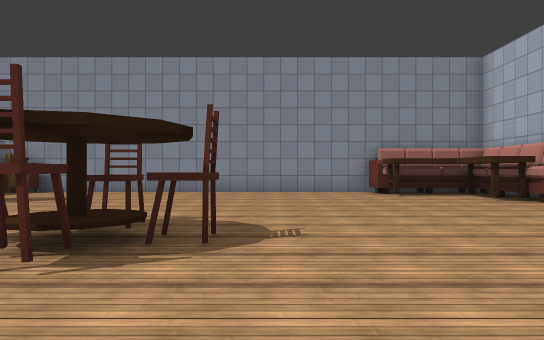
[1] (above)

24 first-person views from a walk through a Unity game level. The camera is 1.3 m above the floor, looks level and sees 70° across. The floor is counted in squares, 2 m on a side. Each view is taken from the middle of a square. On the plan, view 1 faces up. The plan holds only what a view shows up to about 11 squares ahead; the rest is blank. The place goes on beyond the plan. The player is left out. Some animated figures are left out. Some surface patterns are stand-ins.

[2]
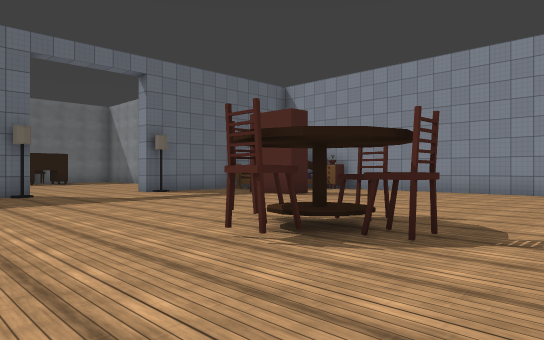

[3]
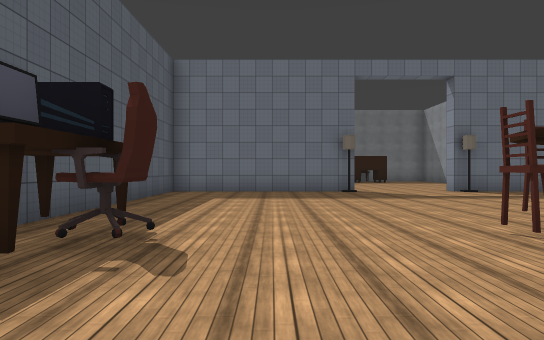

[4]
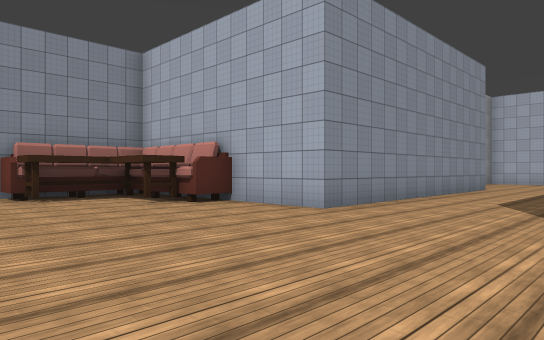

[5]
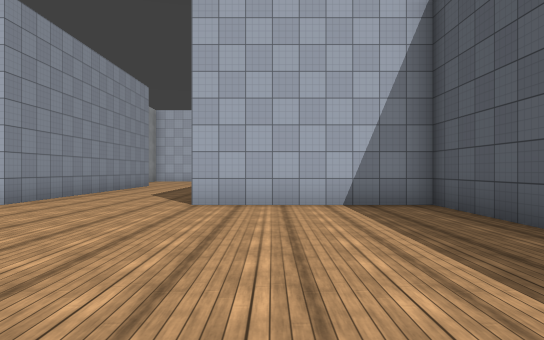

[6]
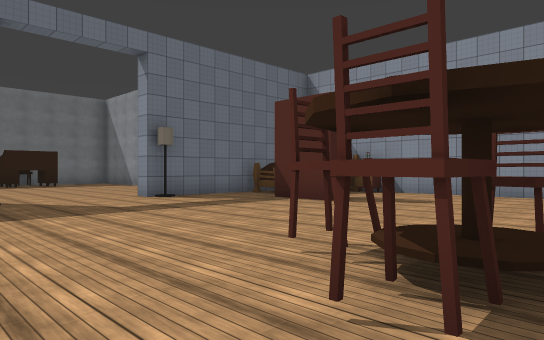

[7]
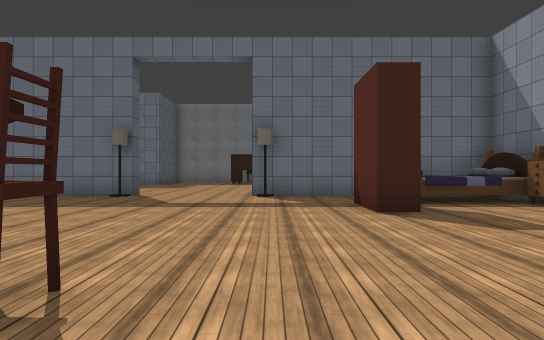

[8]
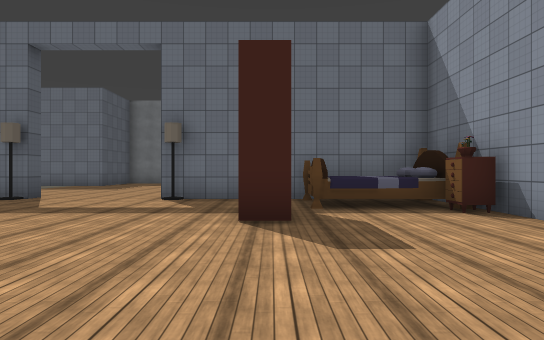

[9]
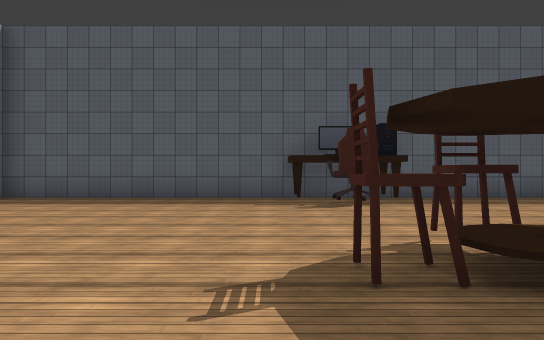

[10]
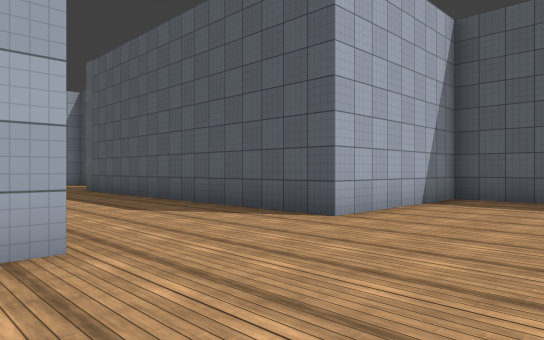

[11]
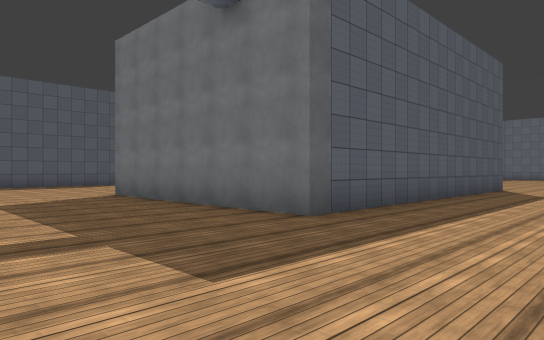

[12]
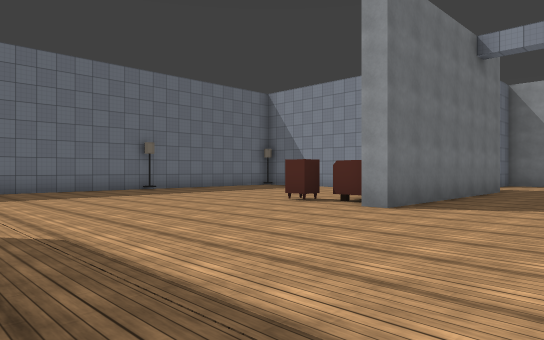

[13]
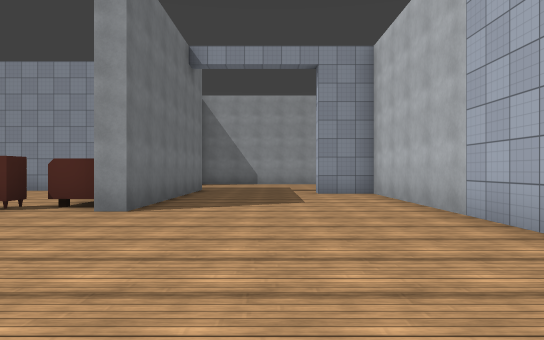

[14]
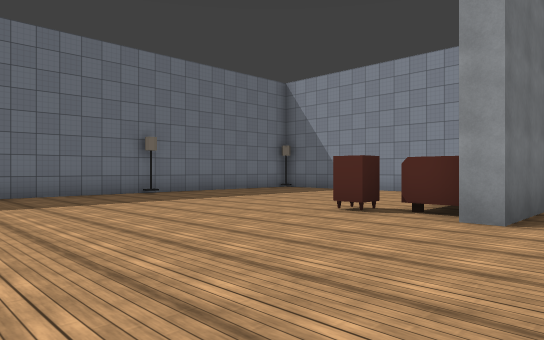

[15]
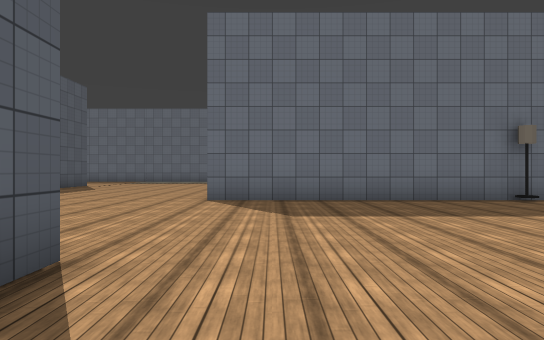

[16]
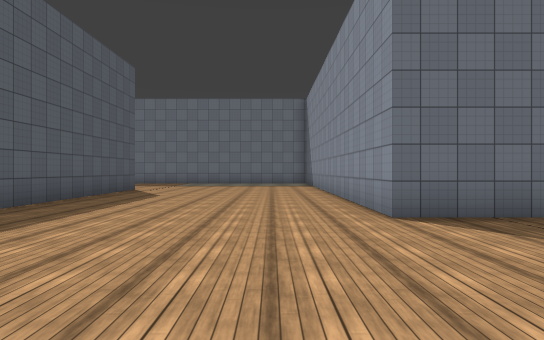

[17]
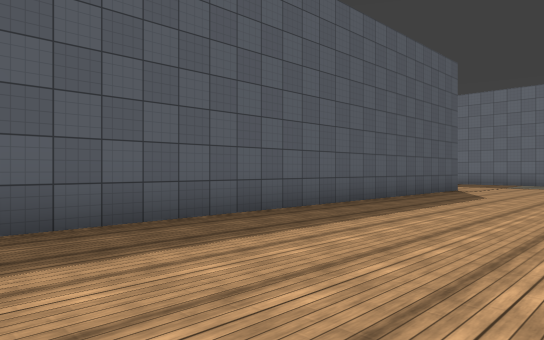

[18]
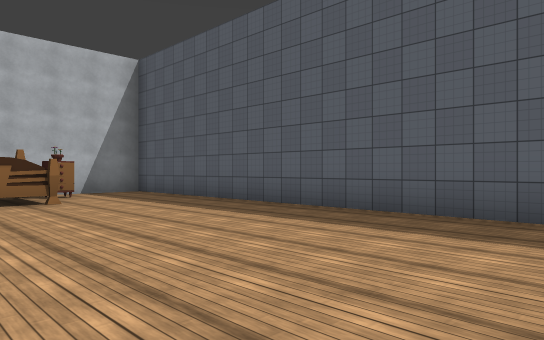

[19]
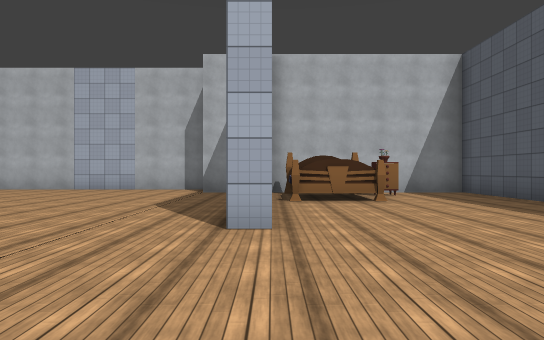

[20]
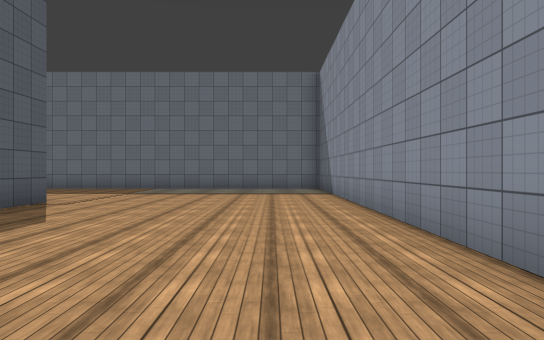

[21]
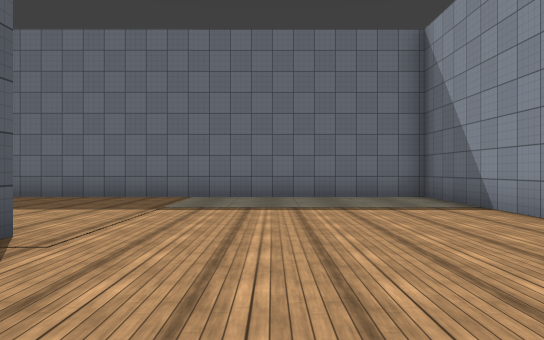

[22]
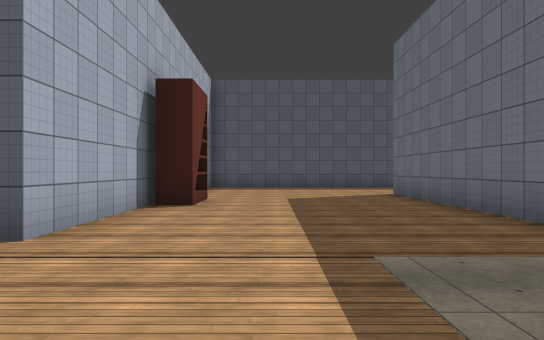

[23]
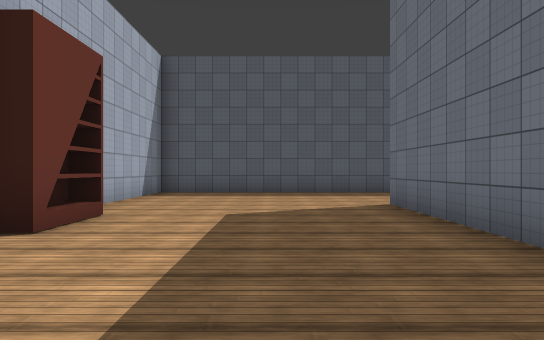

[24]
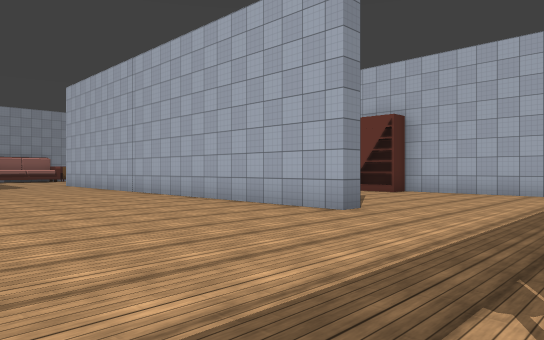

### Floor plan
Key: @ floor where view 1 was taken; # wall or solid block; . floor; C chair; T table; B bookshelf; L lamp; E bed; O other object.
Columns run from 12 left of view 1 to 21 right of it. Each row starts with its distance up from view 1.
 12      #######   #
 11   #EEO.........OOOO
 10   #EE..........OOOO
  9   #EE............OO
  8   #..BB..........OO
  7   #................#
  6 ..L................#
  5 ..........C........#######   .. .
  4 .........CTC....................
  3 ..........C......................
  2 ..L..............................
  1   #................ #########...
  0   #.........@......#    .   #...##
 -1   #................#    .   #....#
 -2    .......CC.......#  .....O#....#
 -3    #######TT######## ......O.....#
 -4                    #.......O#....#
 -5                    L......O......#
 -6                    #.............#
 -7                    #.............#
 -8                    #.............
 -9                    #.............
-10                    #............
-11       ##############............
-12       #..................#  ####
-13       #.....................E E.
-14       #.....................E E.
-15       #.......................O.#
-16   ... #.........................#
-17   ....#.........................
-18   ....#.....####################
-19   ....#.....#
-20  .....#.....#
-21  .....#....##
-22  .....#....B
-23  .....#.....
-24  .....#.....#
-25 ............#
-26 ............#
-27  ...........#
-28 . .. .......#

Where each view was taken, in squares from view 1:
view 1: 0 up, 0 right, facing up
view 2: 0 up, 1 right, facing up-left
view 3: 0 up, 2 right, facing left
view 4: 1 up, 1 right, facing up-right
view 5: 0 up, 1 left, facing right
view 6: 1 up, 1 left, facing up-left
view 7: 6 up, 0 right, facing left
view 8: 8 up, 1 left, facing left
view 9: 6 up, 0 right, facing down
view 10: 6 up, 3 right, facing down-right
view 11: 5 up, 20 right, facing down-left
view 12: 11 down, 19 right, facing up-left
view 13: 11 down, 18 right, facing up
view 14: 10 down, 17 right, facing up-left
view 15: 10 down, 15 right, facing left
view 16: 13 down, 12 right, facing left
view 17: 13 down, 12 right, facing down-left
view 18: 12 down, 8 right, facing down-right
view 19: 12 down, 8 right, facing right
view 20: 13 down, 7 right, facing left
view 21: 15 down, 3 right, facing left
view 22: 14 down, 3 left, facing down
view 23: 17 down, 4 left, facing down
view 24: 28 down, 12 left, facing up-right
